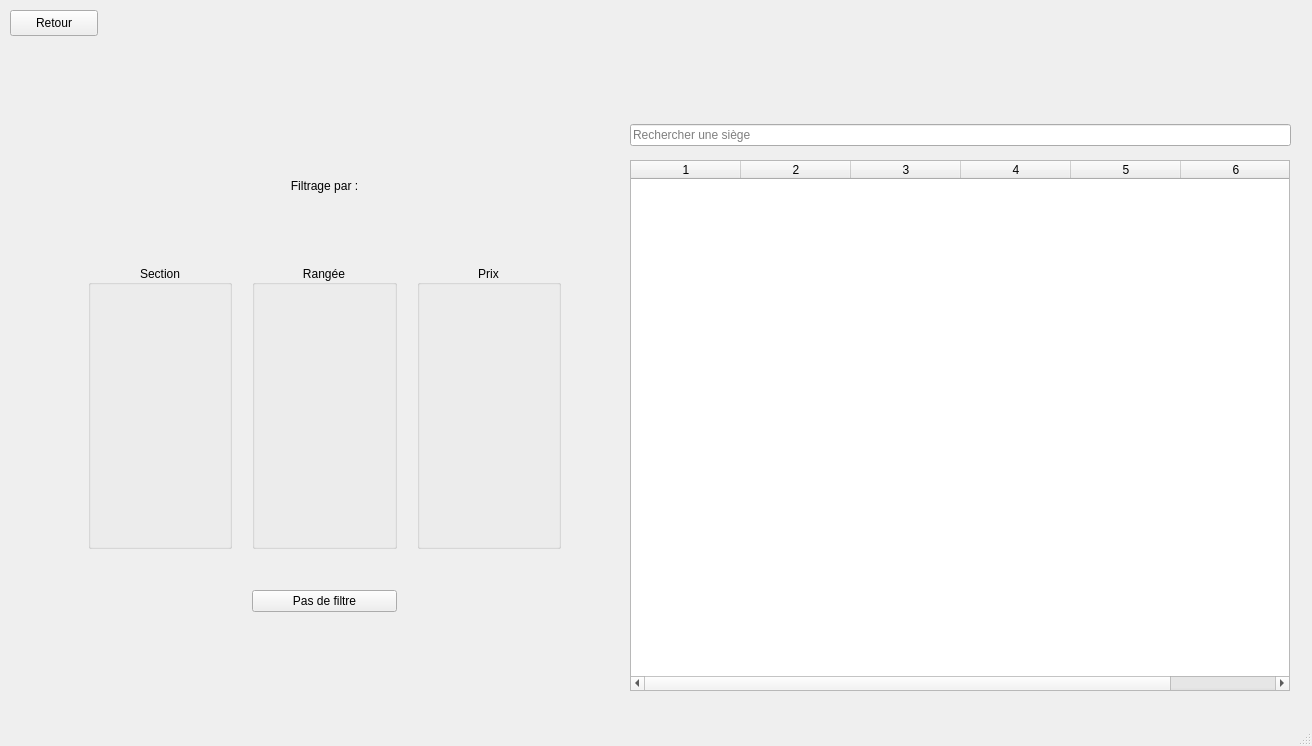
<?xml version="1.0" encoding="UTF-8"?>
<ui version="4.0">
 <class>ClientWindow</class>
 <widget class="QMainWindow" name="ClientWindow">
  <property name="geometry">
   <rect>
    <x>0</x>
    <y>0</y>
    <width>1312</width>
    <height>746</height>
   </rect>
  </property>
  <property name="windowTitle">
   <string>Publication des places d'un stade de football</string>
  </property>
  <widget class="QWidget" name="centralwidget">
   <widget class="QTableWidget" name="tableRessources">
    <property name="enabled">
     <bool>true</bool>
    </property>
    <property name="geometry">
     <rect>
      <x>630</x>
      <y>160</y>
      <width>660</width>
      <height>531</height>
     </rect>
    </property>
    <property name="minimumSize">
     <size>
      <width>660</width>
      <height>531</height>
     </size>
    </property>
    <property name="maximumSize">
     <size>
      <width>661</width>
      <height>16777215</height>
     </size>
    </property>
    <property name="cursor" stdset="0">
     <cursorShape>ArrowCursor</cursorShape>
    </property>
    <property name="frameShape">
     <enum>QFrame::StyledPanel</enum>
    </property>
    <property name="frameShadow">
     <enum>QFrame::Sunken</enum>
    </property>
    <property name="showGrid">
     <bool>true</bool>
    </property>
    <property name="sortingEnabled">
     <bool>false</bool>
    </property>
    <property name="columnCount">
     <number>6</number>
    </property>
    <attribute name="horizontalHeaderVisible">
     <bool>true</bool>
    </attribute>
    <attribute name="horizontalHeaderCascadingSectionResizes">
     <bool>false</bool>
    </attribute>
    <attribute name="horizontalHeaderMinimumSectionSize">
     <number>110</number>
    </attribute>
    <attribute name="horizontalHeaderDefaultSectionSize">
     <number>110</number>
    </attribute>
    <attribute name="horizontalHeaderHighlightSections">
     <bool>true</bool>
    </attribute>
    <attribute name="horizontalHeaderShowSortIndicator" stdset="0">
     <bool>false</bool>
    </attribute>
    <attribute name="horizontalHeaderStretchLastSection">
     <bool>false</bool>
    </attribute>
    <attribute name="verticalHeaderVisible">
     <bool>false</bool>
    </attribute>
    <attribute name="verticalHeaderCascadingSectionResizes">
     <bool>false</bool>
    </attribute>
    <attribute name="verticalHeaderHighlightSections">
     <bool>true</bool>
    </attribute>
    <attribute name="verticalHeaderShowSortIndicator" stdset="0">
     <bool>false</bool>
    </attribute>
    <attribute name="verticalHeaderStretchLastSection">
     <bool>false</bool>
    </attribute>
    <column/>
    <column/>
    <column/>
    <column/>
    <column/>
    <column/>
   </widget>
   <widget class="QPushButton" name="pushButton">
    <property name="geometry">
     <rect>
      <x>10</x>
      <y>10</y>
      <width>88</width>
      <height>26</height>
     </rect>
    </property>
    <property name="text">
     <string>Retour</string>
    </property>
    <property name="icon">
     <iconset resource="ressources.qrc">
      <normaloff>:/new/prefix1/icons/arrowback.png</normaloff>:/new/prefix1/icons/arrowback.png</iconset>
    </property>
   </widget>
   <widget class="QWidget" name="layoutWidget">
    <property name="geometry">
     <rect>
      <x>630</x>
      <y>110</y>
      <width>661</width>
      <height>51</height>
     </rect>
    </property>
    <layout class="QGridLayout" name="gridLayout_7" rowstretch="0" columnstretch="0">
     <property name="sizeConstraint">
      <enum>QLayout::SetDefaultConstraint</enum>
     </property>
     <item row="0" column="0">
      <widget class="QLineEdit" name="inputRecherche_3">
       <property name="placeholderText">
        <string>Rechercher une siège</string>
       </property>
      </widget>
     </item>
    </layout>
   </widget>
   <widget class="QWidget" name="layoutWidget_2">
    <property name="geometry">
     <rect>
      <x>80</x>
      <y>130</y>
      <width>481</width>
      <height>491</height>
     </rect>
    </property>
    <layout class="QGridLayout" name="gridLayout_9" rowstretch="100,300,80" columnstretch="100,100,100" rowminimumheight="5,150,40" columnminimumwidth="25,25,25">
     <property name="leftMargin">
      <number>8</number>
     </property>
     <property name="topMargin">
      <number>8</number>
     </property>
     <property name="horizontalSpacing">
      <number>20</number>
     </property>
     <property name="verticalSpacing">
      <number>32</number>
     </property>
     <item row="1" column="0">
      <widget class="QGroupBox" name="groupSections_3">
       <property name="title">
        <string>Section</string>
       </property>
       <property name="alignment">
        <set>Qt::AlignCenter</set>
       </property>
      </widget>
     </item>
     <item row="1" column="2">
      <widget class="QGroupBox" name="groupPrix_3">
       <property name="enabled">
        <bool>true</bool>
       </property>
       <property name="title">
        <string>Prix</string>
       </property>
       <property name="alignment">
        <set>Qt::AlignCenter</set>
       </property>
      </widget>
     </item>
     <item row="1" column="1">
      <widget class="QGroupBox" name="groupRangees_3">
       <property name="contextMenuPolicy">
        <enum>Qt::DefaultContextMenu</enum>
       </property>
       <property name="title">
        <string>Rangée</string>
       </property>
       <property name="alignment">
        <set>Qt::AlignCenter</set>
       </property>
      </widget>
     </item>
     <item row="2" column="1">
      <widget class="QPushButton" name="btnResetFiltres_3">
       <property name="sizePolicy">
        <sizepolicy hsizetype="Minimum" vsizetype="Maximum">
         <horstretch>0</horstretch>
         <verstretch>0</verstretch>
        </sizepolicy>
       </property>
       <property name="text">
        <string>Pas de filtre</string>
       </property>
       <property name="icon">
        <iconset resource="ressources.qrc">
         <normaloff>:/new/prefix1/icons/sauvegarde.png</normaloff>:/new/prefix1/icons/sauvegarde.png</iconset>
       </property>
       <property name="autoDefault">
        <bool>false</bool>
       </property>
       <property name="default">
        <bool>false</bool>
       </property>
       <property name="flat">
        <bool>false</bool>
       </property>
      </widget>
     </item>
     <item row="0" column="0" colspan="3">
      <widget class="QLabel" name="Filtrage_3">
       <property name="tabletTracking">
        <bool>false</bool>
       </property>
       <property name="layoutDirection">
        <enum>Qt::LeftToRight</enum>
       </property>
       <property name="autoFillBackground">
        <bool>false</bool>
       </property>
       <property name="frameShape">
        <enum>QFrame::NoFrame</enum>
       </property>
       <property name="text">
        <string>Filtrage par :</string>
       </property>
       <property name="textFormat">
        <enum>Qt::PlainText</enum>
       </property>
       <property name="scaledContents">
        <bool>false</bool>
       </property>
       <property name="alignment">
        <set>Qt::AlignCenter</set>
       </property>
       <property name="wordWrap">
        <bool>false</bool>
       </property>
      </widget>
     </item>
    </layout>
   </widget>
  </widget>
  <widget class="QMenuBar" name="menubar">
   <property name="geometry">
    <rect>
     <x>0</x>
     <y>0</y>
     <width>1312</width>
     <height>23</height>
    </rect>
   </property>
  </widget>
  <widget class="QStatusBar" name="statusbar"/>
 </widget>
 <resources>
  <include location="ressources.qrc"/>
 </resources>
 <connections/>
</ui>
